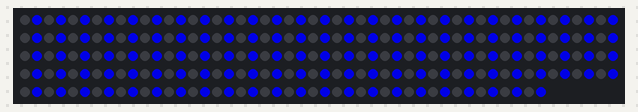
Simulated run of this sketch. Board: Arduino Uno, built for the host (arithmetic inside an expression is 32-bit, double 64-bit). Shown: 244 RGB LEDs in strip order, left to right, continuing on the next row. Dim RGB values are drawn brighter than linear.

Above: at 0.6 s.
At 1.1 s:
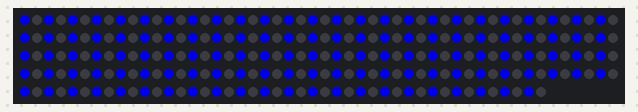

Measured:
- what the display in image 0 shows lasts 0.5 s, from 0.5 s to 1.0 s

The sketch:

Blink.ino
```cpp
#include <FastLED.h>
#define NUM_LEDS 244

#define DATA_PIN 11

CRGB leds[NUM_LEDS];
#define BRIGHTNESS 180

void setup()
{
  FastLED.addLeds<WS2812B, DATA_PIN, GRB>(leds, NUM_LEDS);
  pinMode(DATA_PIN, OUTPUT);
  FastLED.setBrightness(BRIGHTNESS);
}
bool toggle = true;
void loop()
{
  for(int i = 0; i < 255; i++){
    leds[i].setRGB(0,0, (((i + toggle) % 2 == 0) ? 255: 0));
  }
  toggle = !toggle;
  delay(500);
  FastLED.show();                    // Refresh leds
}
```
